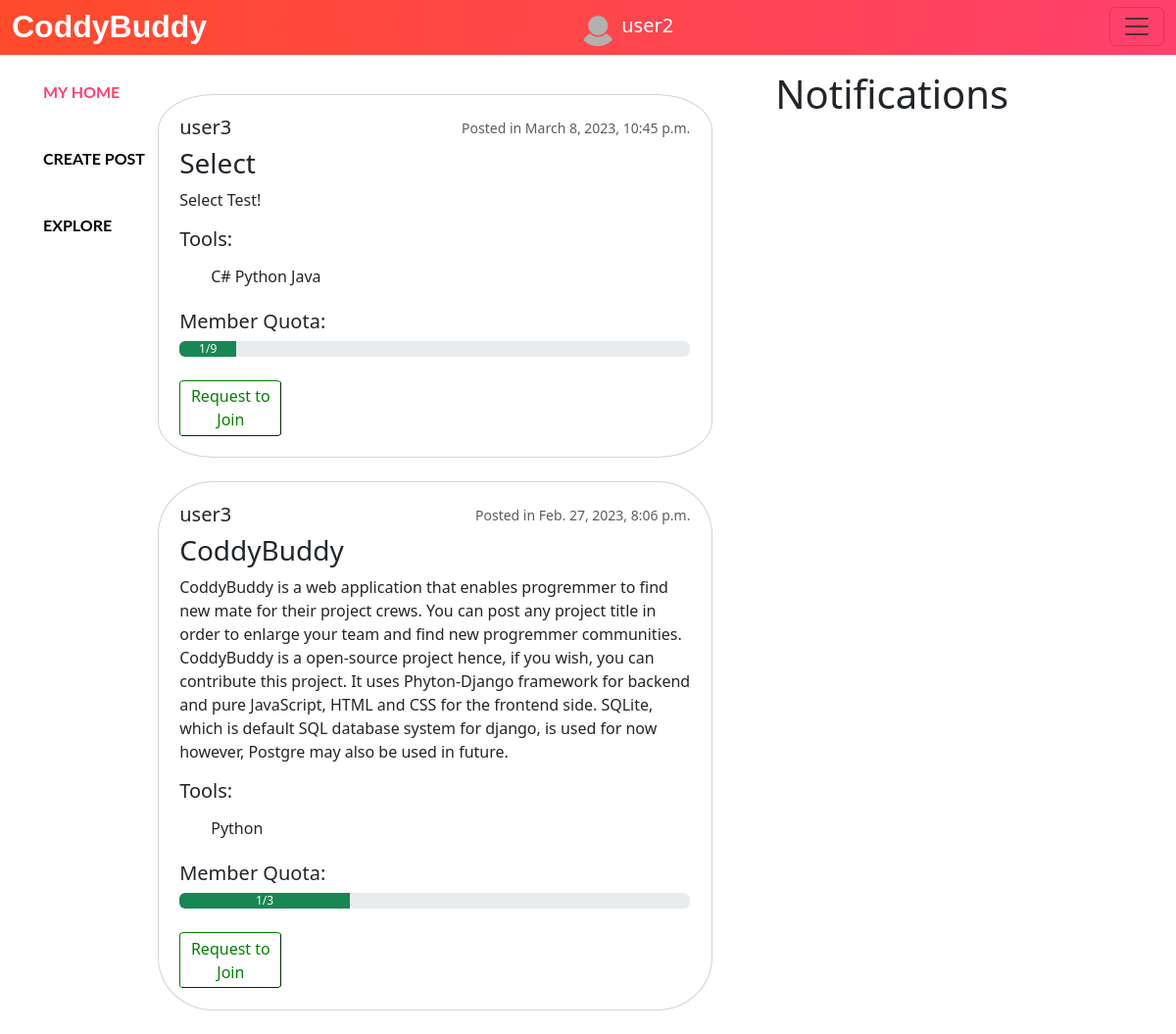
Screenshot of / (signed in) with the database file from the repository.
### musker/models.py (models this page shows, shortened)
class Profile(models.Model):
    user = models.OneToOneField(User, on_delete=models.CASCADE)
    image = models.ImageField(upload_to = 'profile_images', default = 'default-profile-image-png-1-Transparent-Images.png')
    bio = models.TextField(default="You add your biography", blank=True, max_length=9999999999999999999999999)
    follows = models.ManyToManyField("self",
                                     related_name="followed_by",
                                     symmetrical=False,
                                     blank=True)

class Post(models.Model):
    owner = models.ForeignKey(User, on_delete=models.CASCADE, default=0)
    title = models.TextField(blank=False, max_length=1000)
    description = models.TextField(blank=False, max_length=9999999999999999999)
    tool = models.CharField(max_length=100000000, default=None)
    max_capacity = models.IntegerField(blank=False, default=1)
    current_capacity = models.IntegerField(blank=False, default=1)
    capacityRatio = models.FloatField(blank = False,default=0)
    isFull = models.BooleanField(blank=False, default=False)
    created_at = models.DateTimeField(auto_now_add=True)
    if(current_capacity == max_capacity):
        isFull = True
    join = models.ManyToManyField(User, related_name="joined_by", symmetrical=False, blank=True)
    def __init__(self,*args,**kwargs):
        super(Post, self).__init__(*args, **kwargs)
        if self.max_capacity is not None:
            self.capacityRatio = (self.current_capacity/self.max_capacity)*100

### musker/views.py (the view)
# urls.py: 2. Add a URL to urlpatterns:  path('', views.home, name='home')
@login_required(login_url="logIn")
def home(request):
    currentUser = request.user
    profile = Profile.objects.get(user = currentUser)
    Posts = Post.objects.all()
    Posts = Post.objects.order_by('-created_at')
    choices = TOOL_CHOICES
    notifications = Notification.objects.filter(receiver = currentUser)
    return render(request, "home.html", {"currentUser" : currentUser, "profile" : profile, "posts" : Posts, "choices" : choices, "notifications" : notifications})

### musker/templates/home.html (shortened to what this page needs)
<!doctype html>
<html lang="en">
  <head>
    <link href="https://cdn.jsdelivr.net/npm/bootstrap@5.3.0-alpha1/dist/css/bootstrap.min.css" rel="stylesheet">
    <link href="//db.onlinewebfonts.com/c/e7f249e71a563eed9c495835657eb9c2?family=Poetsen+One" rel="stylesheet" type="text/css"/>
  </head>
  <body>
    {% include 'navbar.html' %}
    <div class="content">
      <div class="left">
         <ul style="margin-top: 0%;">
            <li><a id="homeLink" onclick="showElemHome()" href="#">My Home</a></li>
            <br>
            <li><a id="createLink" onclick="showElemCreate()" href="#">Create Post</a></li>
            <br>
            <li><a id="exploreLink" onclick="showElemExplore()" href="#">Explore</a></li>
          </ul>
      </div>
      <div class="middle">
         <div id="home">
          {% for post in posts %}
           <form action="{% url 'createNotification' post.title %}" method="POST">
            <div class="post">
              <div class="profile" style="display: flex;">
                <div style="display: flex;">
                  <h5>{{post.owner.username}}</h5>
                </div>
                <p class="card-text"><small class="text-muted">Posted in {{post.created_at}}</small></p>
              </div>
              <div class="title"><h3>{{post.title}}</h3></div>
              <div class="description">
                <div class="textDes"><p>{{post.description}}</p></div>
                <h5>Tools: </h5>
                <ul class="toolList" style="position:relative">
                  <li>{{post.tool}}</li>
                </ul>
                <h5>Member Quota: </h5>
                <div class="progress" role="progressbar" aria-label="Success example" aria-valuenow="{{post.current_capacity}}" aria-valuemin="0" aria-valuemax="{{post.max_capacity}}">
                  <div id="progressCal" class="progress-bar bg-success" style="width:{{post.capacityRatio}}%">{{post.current_capacity}}/{{post.max_capacity}}</div>
                </div>
                <br>
              </div>
              {% if currentUser != post.owner  %}
              <button class="join">Request to Join</button>
              {% endif %}
            </div>
           </form>
          <br>
          {% endfor %}
         </div>
      </div>
      <div class="right">
        <div style="position: fixed;">
          <h1 style="margin-left: 3%;">Notifications</h1>
        <br>
        </div>
      </div>
    </div>
  </body>
</html>

### musker/templates/navbar.html (shortened to what this page needs)
<html lang="en">
<head>
</head>
<body>
    <nav class="navbar bg-body-emphasis fixed-top">
        <div class="container-fluid" >
          <p class="navbar-brand" href="{% url 'home' %}" style="color: white; font-weight:bold; font: size 70%; font-family: 'Montserrat', sans-serif;">CoddyBuddy</p>
          <div class="user">
            <img class="img" src="{{profile.image.url}}" alt="" >
            <div class="username"><h5 class="textU">{{currentUser.username}}</h5></div>
          </div>
          <button class="navbar-toggler"  type="button" data-bs-toggle="offcanvas" data-bs-target="#offcanvasNavbar" aria-controls="offcanvasNavbar">
            <span class="navbar-toggler-icon"></span>
          </button>
        </div>
      </nav>
</body>
</html>

### musker/templates/home.html (style rules this page uses)
body,html { height: 100%; }
.content { display: flex; margin-top: 5%; height: 100%; }
.left { flex: 1; padding: 1%; }
.middle { flex: 7; padding: 3%; }
.right { flex: 4; margin-left: -11%; padding: 1%; }
ul { display: flex; flex-direction: column; align-items: start; list-style-type: none; position: fixed; }
li { padding: 6px 0; }
a { position: relative; display: block; padding: 4px 0; font-family: Lato, sans-serif; color: black; text-decoration: none; text-transform: uppercase; transition: 0.5s; font-weight: bold; }
a::after { position: absolute; content: ""; top: 100%; left: 0; width: 100%; height: 3px; background: #FF416C; transform: scaleX(0); transform-origin: right; transition: transform 0.5s; }
.post { display: flex; flex-direction: column; border: solid; border-width: thin; border-color: lightgray; width: 80%; padding: 3%; border-radius: 10%; }
.join { width: 20%; border-color: green; border-width: thin; border-radius: 5%; background-color: white; color: green; transition: 100ms; padding: 0.7%; }
.profile { justify-content: space-between; }

### musker/templates/navbar.html (style rules this page uses)
.navbar-brand { font-size: 200%; }
.container-fluid { background: #FF416C; background: -webkit-linear-gradient(to right, #FF4B2B, #FF416C); background: linear-gradient(to right, #FF4B2B, #FF416C); background-repeat: no-repeat; }
.container-fluid { margin-top: -10px; }
.img { object-fit: cover; border-radius: 100%; width: 40px; height: 40px; }
.user { max-width: 100%; max-height: 100%; justify-content: center; display: flex; margin-right: 7%; }
.username { margin-left: 5%; color: white; display: flex; }
.textU { margin-top: 13%; }
li { padding: 6px 0; }
a { position: relative; display: block; padding: 4px 0; font-family: Lato, sans-serif; color: black; text-decoration: none; text-transform: uppercase; transition: 0.5s; }
a::after { position: absolute; content: ""; top: 100%; left: 0; width: 100%; height: 3px; background: #FF416C; transform: scaleX(0); transform-origin: right; transition: transform 0.5s; }
.navbar-brand { margin-bottom: 0; }

### rows the page displays
Profile: image (placeholder picture)
Post: owner.username "user3", created_at "March 8, 2023, 10:45 p.m.", title "Select", description "Select Test!", tool "C# Python Java", {{ post.capacityRatio }} 11.11111111111111 (drawn), current_capacity "1", max_capacity "9", shows "Request to Join"
Post: owner.username "user3", created_at "Feb. 27, 2023, 8:06 p.m.", title "CoddyBuddy", description "CoddyBuddy is a web application that enables progremmer to find new mate for their project crews. You can post any project title in order to enlarge your team and find new progremmer communities. CoddyBuddy is a open-source project hence, if you wish, you can contribute this project. It uses Phyton-Django framework for backend and pure JavaScript, HTML and CSS for the frontend side. SQLite, which is default SQL database system for django, is used for now however, Postgre may also be used in future.", tool "Python", {{ post.capacityRatio }} 33.33333333333333 (drawn), current_capacity "1", max_capacity "3", shows "Request to Join"

### other values shown
{{ currentUser.username }} "user2"
